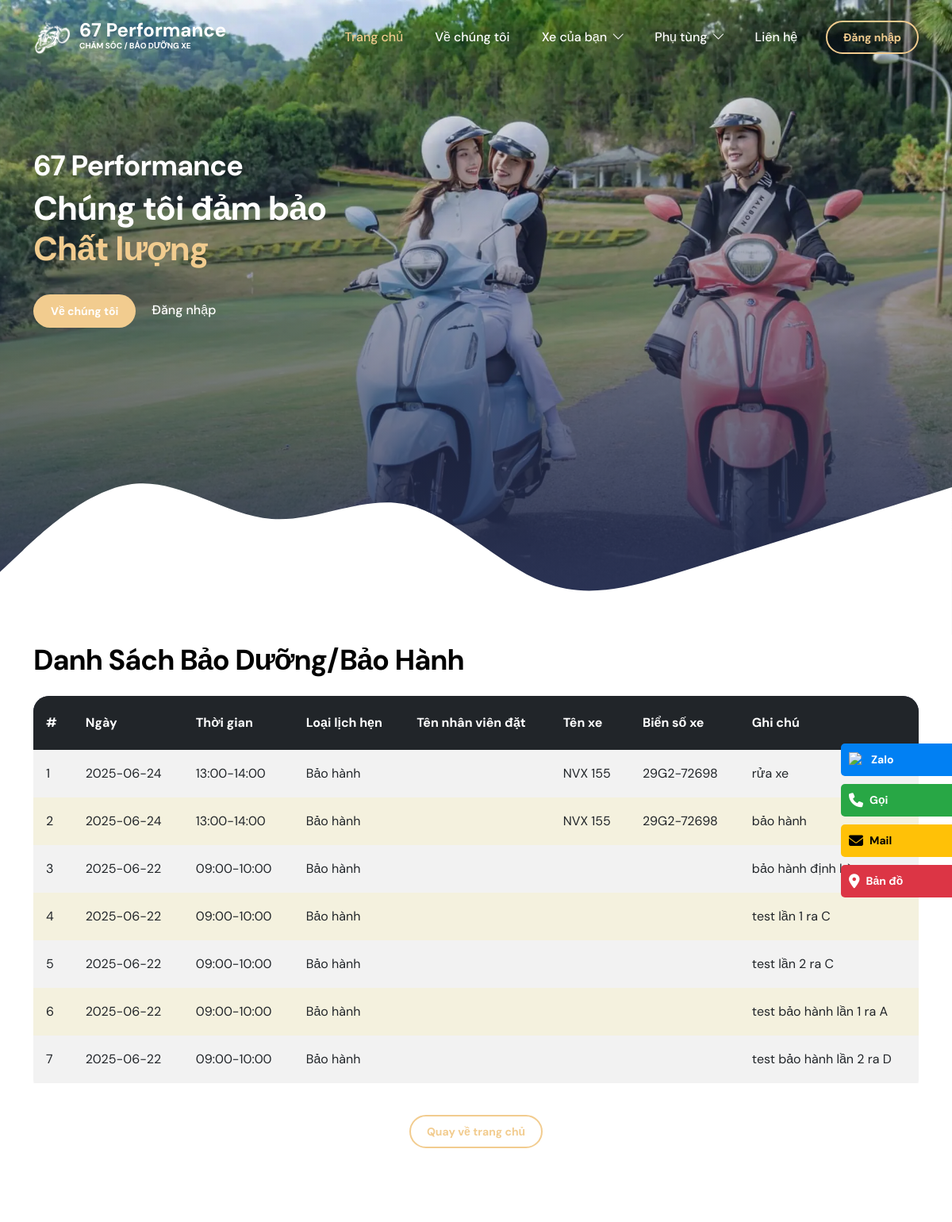
The app's page /User/listbaohanh.php (upper part), older data.
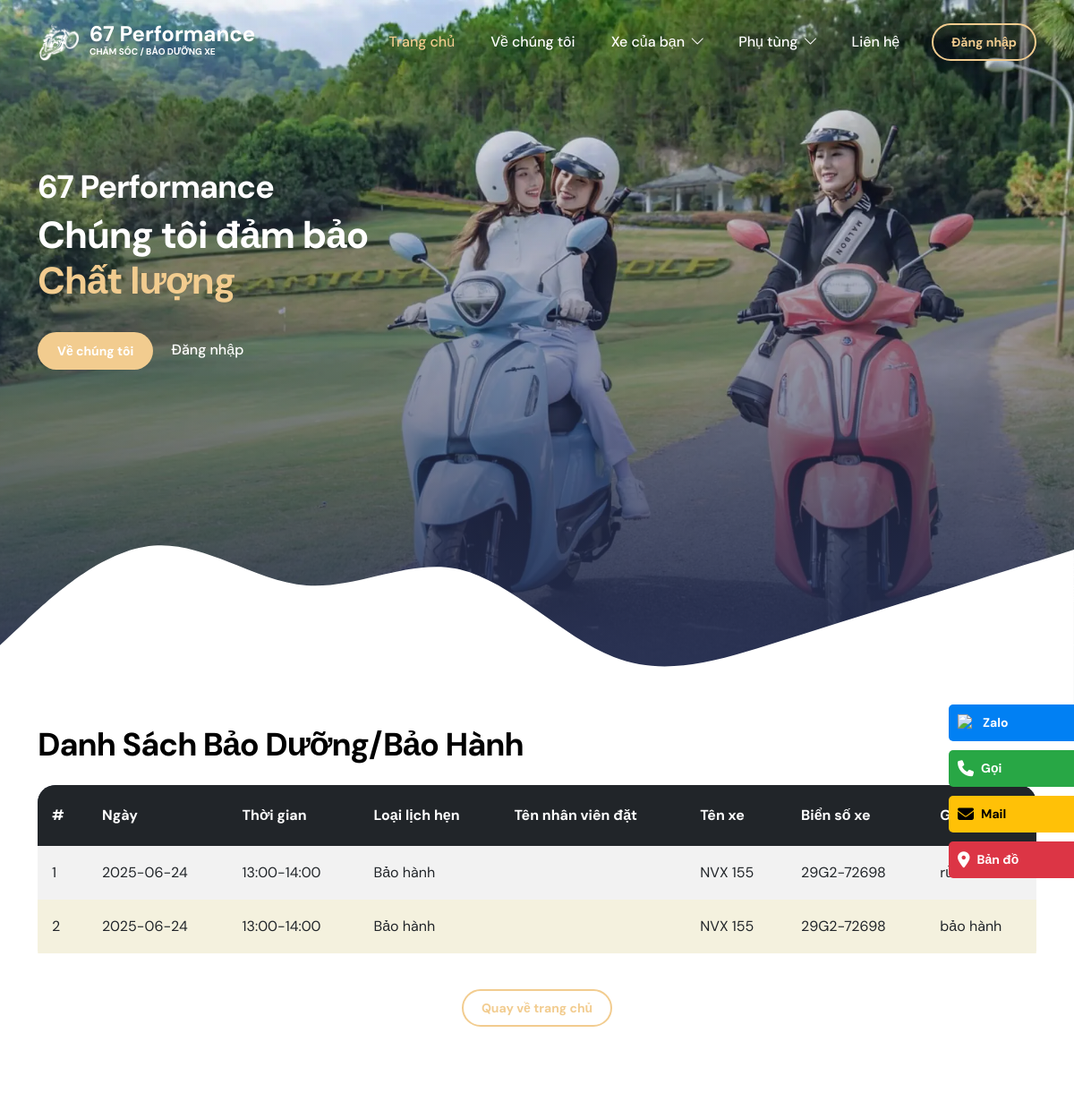
The same page, newer data.
### tables this page shows
CREATE TABLE `lichhen` (
  `MaLH` int(11) NOT NULL,
  `TenXe` varchar(255) NOT NULL,
  `LoaiXe` varchar(100) NOT NULL,
  `PhanKhuc` varchar(100) NOT NULL,
  `MoTaLyDo` text NOT NULL,
  `nhanvien_MaNV` int(11) NOT NULL,
  `NgayHen` date NOT NULL,
  `ThoiGianCa` varchar(255) NOT NULL,
  `PhanLoai` int(11) DEFAULT 0,
  `TrangThai` varchar(50) NOT NULL DEFAULT 'cho duyet',
  `xemay_MaXE` int(11) NOT NULL,
  `khachhang_MaKH` int(11) NOT NULL,
  `MaLLV` int(11) DEFAULT NULL
);

CREATE TABLE `xemay` (
  `MaXE` int(11) NOT NULL,
  `TenXe` varchar(255) DEFAULT NULL,
  `LoaiXe` varchar(255) DEFAULT NULL,
  `PhanKhuc` varchar(255) DEFAULT NULL,
  `BienSoXe` varchar(255) DEFAULT NULL,
  `HinhAnhMatTruocXe` varchar(255) DEFAULT NULL,
  `HinhAnhMatSauXe` varchar(255) DEFAULT NULL,
  `hoadon_MaHD` int(11) DEFAULT NULL,
  `khachhang_MaKH` int(11) DEFAULT NULL
);

### User/model/DSLichBaoHanh.php (called while the page is built, shortened)
<?php
class DSLichBaoHanh
{
    private $db;
    public function __construct()
    {
        $this->db = new PDO('mysql:host=localhost;dbname=quanlybaoduongxe;charset=utf8', 'root', '');
    }
    public function getAllBaoHanh()
    {
        $sql = "SELECT lh.MaLH,
                       lh.NgayHen AS Ngay,
                       lh.PhanLoai,
                       lh.ThoiGianCa,
                       nv.TenNV AS TenNhanVien,
                       xm.TenXe,
                       xm.BienSoXe,
                       lh.MoTaLyDo AS ThongTinTruocBaoHanh
                FROM lichhen lh
                LEFT JOIN xemay xm ON lh.xemay_MaXE = xm.MaXE
                LEFT JOIN nhanvien nv ON lh.nhanvien_MaNV = nv.MaNV
                WHERE lh.PhanLoai = 1
                ORDER BY lh.NgayHen DESC";
        $stmt = $this->db->query($sql);
        return $stmt->fetchAll(PDO::FETCH_ASSOC);
    }
}
?>

### User/listbaohanh.php (the view, shortened to what the changed rows need)
<?php
include_once './model/DSLichBaoHanh.php';
$model = new DSLichBaoHanh();
if (isset($_SESSION['MaKH'])) {
    $maKH = $_SESSION['MaKH'];
    $baohanhList = $model->getBaoHanhByKhachHang($maKH);
} else {
    $baohanhList = $model->getAllBaoHanh();
}
function tenLoaiLichHen($phanLoai) {
    switch ($phanLoai) {
        case 1: return "Bảo hành";
    }
}
?>
<!doctype html>
<html lang="en">
<head>
    <link href="css/bootstrap.min.css" rel="stylesheet">
    <link href="css/bootstrap-icons.css" rel="stylesheet">
    <link href="css/templatemo-tiya-golf-club.css" rel="stylesheet">
    <link rel="stylesheet" href="https://cdnjs.cloudflare.com/ajax/libs/font-awesome/6.5.0/css/all.min.css">
    <link rel="stylesheet" href="https://cdn.jsdelivr.net/npm/swiper@10/swiper-bundle.min.css">
</head>
<body>
    <main>
        <?php include('./layouts/hero/hero.php') ?>
        <section class="section-padding">
        <div class="container">
            <h2 class="mb-4">Danh Sách Bảo Dưỡng/Bảo Hành</h2>
            <div class="table-responsive">
                <table class="table table-bordered table-striped align-middle">
                    <thead class="table-dark">
                        <tr>
                            <th>#</th>
                            <th>Ngày</th>
                            <th>Thời gian</th>
                            <th>Loại lịch hẹn</th>
                            <th>Tên nhân viên đặt</th>
                            <th>Tên xe</th>
                            <th>Biển số xe</th>
                            <th>Ghi chú</th>
                        </tr>
                    </thead>
                    <tbody>
                        <?php if (!empty($baohanhList)): ?>
                            <?php foreach ($baohanhList as $i => $item): ?>
                                <tr>
                                    <td><?php echo $i + 1; ?></td>
                                    <td><?php echo htmlspecialchars($item['Ngay']); ?></td>
                                    <td><?php echo htmlspecialchars($item['ThoiGianCa'] ?? ''); ?></td>
                                    <td><?php echo htmlspecialchars(tenLoaiLichHen($item['PhanLoai'])); ?></td>
                                    <td><?php echo htmlspecialchars($item['TenNhanVien'] ?? ''); ?></td>
                                    <td><?php echo htmlspecialchars($item['TenXe'] ?? ''); ?></td>
                                    <td><?php echo htmlspecialchars($item['BienSoXe'] ?? ''); ?></td>
                                    <td><?php echo htmlspecialchars($item['ThongTinTruocBaoHanh'] ?? ''); ?></td>
                                </tr>
                            <?php endforeach; ?>
                        <?php else: ?>
                            <tr>
                                <td colspan="8" class="text-center">Không có lịch bảo hành nào.</td>
                            </tr>
                        <?php endif; ?>
                    </tbody>
                </table>
            </div>
        </div>
    </section>
    </main>
</body>
</html>

### User/layouts/hero/hero.php (shortened to what the changed rows need)
<section class="hero-section d-flex justify-content-center align-items-center" id="section_1">
                <div class="section-overlay"></div>
                <div class="container">
                    <div class="row">
                        <div class="col-lg-6 col-12 mb-4 mb-lg-0" style="position: relative; top: -100px;">
                            <h2 class="text-white">67 Performance</h2>
                            <h1 class="cd-headline rotate-1 text-white mb-4 pb-2">
                                <span>Chúng tôi đảm bảo</span>
                                <span class="cd-words-wrapper">
                                    <b>Chất lượng</b>
                                </span>
                            </h1>
                        </div>
                    </div>
                </div>
            </section>

Row changes from the older to the newer data that the page shows:
removed lichhen: NgayHen "2025-06-22", ThoiGianCa "09:00-10:00", PhanLoai "Bảo hành", MoTaLyDo "bảo hành định kỳ"
removed lichhen: NgayHen "2025-06-22", ThoiGianCa "09:00-10:00", PhanLoai "Bảo hành", MoTaLyDo "test lần 1 ra C"
removed lichhen: NgayHen "2025-06-22", ThoiGianCa "09:00-10:00", PhanLoai "Bảo hành", MoTaLyDo "test lần 2 ra C"
removed lichhen: NgayHen "2025-06-22", ThoiGianCa "09:00-10:00", PhanLoai "Bảo hành", MoTaLyDo "test bảo hành lần 1 ra A"
removed lichhen: NgayHen "2025-06-22", ThoiGianCa "09:00-10:00", PhanLoai "Bảo hành", MoTaLyDo "test bảo hành lần 2 ra D"
